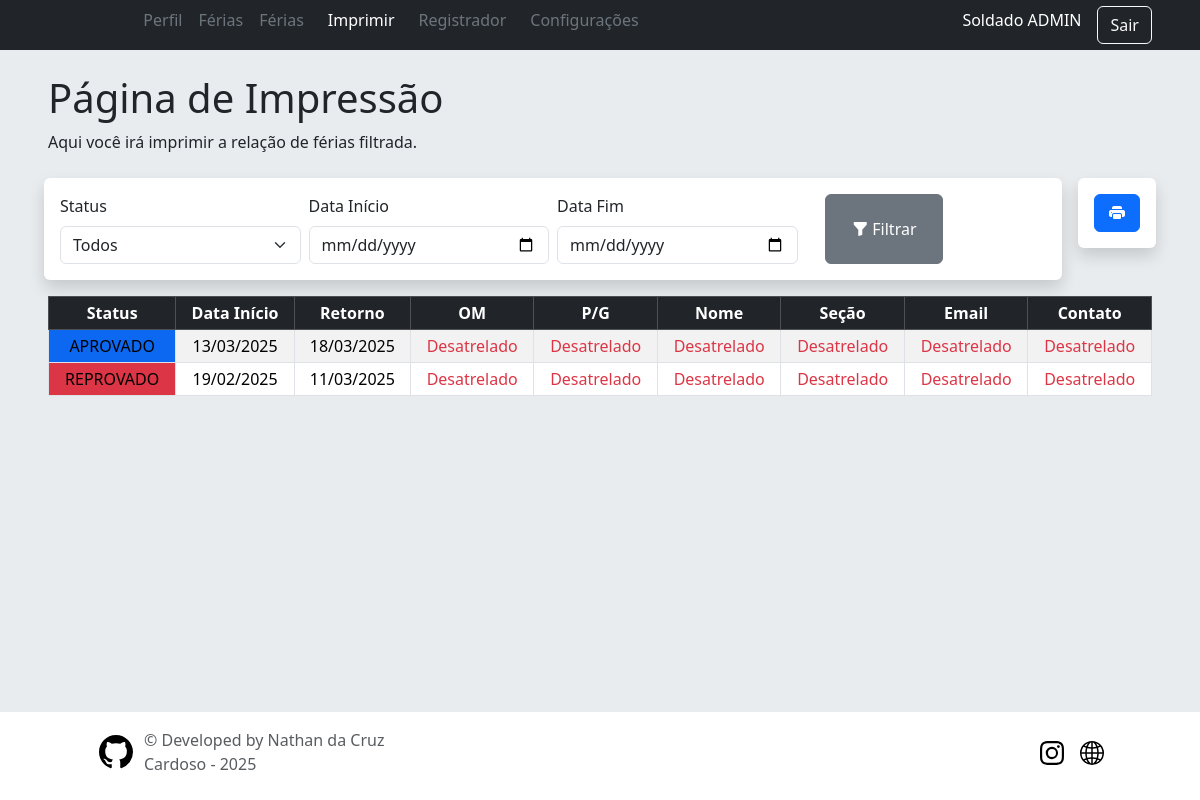
Before: /user/imprimir (signed in) with the older database file.
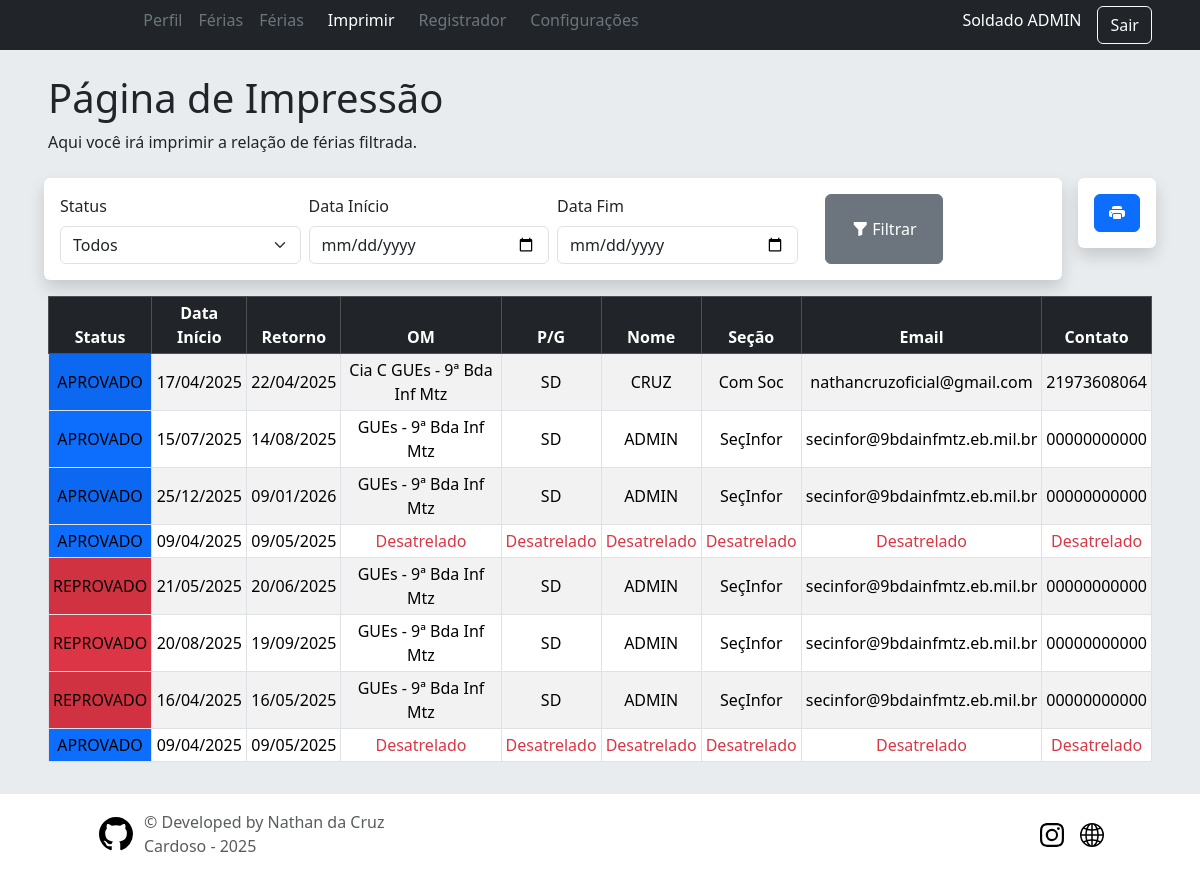
After: the same page with the newer database file.
### app/models/tables.py (models this page shows, shortened)
class Vacation(db.Model):
    __tablename__ = "vacations"
    id = db.Column(db.Integer, primary_key=True, nullable=False)
    data_inicio = db.Column(db.Date, nullable=False)
    data_fim = db.Column(db.Date, nullable=False)
    data_registro = db.Column(db.Date, nullable=False)
    data_retorno = db.Column(db.Date, nullable=False)
    destino = db.Column(db.String(30), nullable=False)
    motivo = db.Column(db.String(255))
    dias = db.Column(db.Integer, nullable=False)
    fg_users_id = db.Column(db.String(30), db.ForeignKey('users.military_id'), nullable=False)
    fg_states_id = db.Column(db.Integer, db.ForeignKey('states.id',ondelete='CASCADE'), nullable=False)
    user = db.relationship("User", back_populates='ferias')
    state = db.relationship("State", back_populates='ferias')

class State(db.Model):
    __tablename__ = 'states'
    id = db.Column(db.Integer, primary_key=True)
    abrev = db.Column(db.String(50), nullable=False)
    desc = db.Column(db.String(50), nullable=False)
    ferias = db.relationship("Vacation", back_populates='state')

class Organizacao(db.Model):
    __tablename__ = 'organizacoes'
    id = db.Column(db.Integer, primary_key=True)
    abrev = db.Column(db.String(50), nullable=False)
    name = db.Column(db.String(100), nullable=False)
    users = db.relationship("User",  back_populates='organizacao')

class Patente(db.Model):
    __tablename__ = 'patentes'
    id = db.Column(db.Integer, primary_key=True)
    abrev = db.Column(db.String(50), nullable=False)
    posto = db.Column(db.String(50), nullable=False)
    users = db.relationship("User",  back_populates='patente')

class User(db.Model, UserMixin):
    __tablename__ = "users"
    id = db.Column(db.Integer, primary_key=True, nullable=False)
    military_id = db.Column(db.String(30), unique=True, nullable=False)
    username = db.Column(db.String(30), nullable=False)
    password = db.Column(db.String(255), nullable=False)  # Aumentando o tamanho para suporte a hash
    nome_completo = db.Column(db.String(30), unique=True, nullable=False)
    nome_guerra = db.Column(db.String(30), nullable=False)
    data_nascimento = db.Column(db.Date, nullable=False)
    nivel = db.Column(db.Integer, nullable=False, default=0)
    dias_disp = db.Column(db.Integer, nullable=False)
    email = db.Column(db.String(30), unique=True, nullable=False)
    telefone = db.Column(db.String(30), unique=True, nullable=False)
    fg_secao_id = db.Column(db.Integer, db.ForeignKey('secoes.id'), nullable=False)
    fg_organization_id = db.Column(db.Integer, db.ForeignKey('organizacoes.id'), nullable=False)
    fg_patente_id = db.Column(db.Integer, db.ForeignKey('patentes.id'), nullable=False)
    patente = db.relationship("Patente",  back_populates='users')
    organizacao = db.relationship("Organizacao",  back_populates='users')
    secao = db.relationship("Secao",  back_populates='users')
    ferias = db.relationship("Vacation",  back_populates='user')

class Secao(db.Model):
    __tablename__ = 'secoes'
    id = db.Column(db.Integer, primary_key=True)
    section = db.Column(db.String(50), nullable=False)
    email = db.Column(db.String(100), nullable=False)
    users = db.relationship("User",  back_populates='secao')

### app/routes/user.py (the view)
@user_bp.route('/imprimir')
@required_level(2)
def imprimir():
    status = request.args.get("status")
    data_inicio = request.args.get("data_inicio")
    data_fim = request.args.get("data_fim")
    search = request.args.get("search")
    query = Vacation.query
    if status:
        query = query.join(State).filter(State.id == status)
    if data_inicio:
        query = query.filter(Vacation.data_inicio >= data_inicio)
    if data_fim:
        query = query.filter(Vacation.data_fim <= data_fim)
    if current_user.nivel == 3:
        vacations = query.options(joinedload(Vacation.user)).order_by(Vacation.id.desc()).all()
    elif current_user.nivel == 2:
        vacations = query.options(joinedload(Vacation.user)).order_by(Vacation.id.desc()).filter(User.fg_organization_id == current_user.fg_organization_id).all()
    return render_template("user/imprimir.html", vacations=vacations)

### app/controllers/home.py (called while the page is built)
@lm.user_loader
def load_user(user_id):
    return User.query.get(int(user_id))

### app/routes/user.py (called while the page is built)
@user_bp.before_request
@login_required
def require_login():
    pass

### app/templates/user/imprimir.html (shortened to what this page needs)
{% extends 'layouts/base.html' %}
{% block content %}
<h1>Página de Impressão</h1>
<p>Aqui você irá imprimir a relação de férias filtrada.</p>
<div class="row">
<div class="col-md-11 p-2">
  <div class="mb-2 bg-white shadow rounded-2 p-3 justify-content-between">
    <form method="GET" action="{{ url_for('user.imprimir') }}" class="row g-2">
      <div class="col-3">
        <label for="statusSelect" class="form-label">Status</label>
        <select id="statusSelect" name="status" class="form-select">
          <option value="">Todos</option>
        </select>
      </div>
      <div class="col-3">
        <label for="dataInicio" class="form-label">Data Início</label>
        <input type="date" id="dataInicio" name="data_inicio" class="form-control">
      </div>
      <div class="col-3">
        <label for="dataFim" class="form-label">Data Fim</label>
        <input type="date" id="dataFim" name="data_fim" class="form-control">
      </div>
      <div class="col-2 d-flex justify-content-center">
        <button type="submit" class="btn btn-secondary w-75"><i class="bi bi-funnel-fill"></i> Filtrar</button>
      </div>
    </form>
  </div>
</div>
<div class="col-md-1 p-2">
  <div class="mb-2 bg-white shadow rounded-2 p-3 d-flex">
    <a class="btn btn-primary w-100" href="{{ url_for('user.gerar_relatorio', **request.args) }}"><i class="bi bi-printer-fill"></i></a>
  </div>
</div>
  <div class="col-12">
    <table class="table table-sm table-striped table-hover table-bordered align-middle">
      <thead class="table-dark text-center sticky-top">
        <tr>
          <th scope="col">Status</th>
          <th scope="col">Data Início</th>
          <th scope="col">Retorno</th>
          <th scope="col">OM</th>
          <th scope="col">P/G</th>
          <th scope="col">Nome</th>
          <th scope="col">Seção</th>
          <th scope="col">Email</th>
          <th scope="col">Contato</th>
        </tr>
      </thead>
      <tbody id="userTable">
        {% for ferias in vacations %}
          <tr class="text-center">
            <td class="{{ 'bg-secondary' if ferias.state.id == 1 else
                        'bg-primary' if ferias.state.id == 2 else
                        'bg-danger' if ferias.state.id == 3 else
                        'bg-success' if ferias.state.id == 4 else
                        'bg-warning' if ferias.state.id == 5 else
                        'bg-secondary' }}">{{ ferias.state.desc }}</td>
            <td>{{ ferias.data_inicio.strftime('%d/%m/%Y') }}</td>
            <td>{{ ferias.data_retorno.strftime('%d/%m/%Y') }}</td>
            <td>{{ ferias.user.organizacao.name if ferias.user else "<span class='text-danger'>Desatrelado</span>" | safe }}</td>
            <td>{{ ferias.user.patente.abrev if ferias.user else "<span class='text-danger'>Desatrelado</span>" | safe }}</td>
            <td>{{ ferias.user.nome_guerra if ferias.user else "<span class='text-danger'>Desatrelado</span>" | safe }}</td>
            <td>{{ ferias.user.secao.section if ferias.user else "<span class='text-danger'>Desatrelado</span>" | safe }}</td>
            <td>{{ ferias.user.email if ferias.user else "<span class='text-danger'>Desatrelado</span>" | safe }}</td>
            <td>{{ ferias.user.telefone if ferias.user else "<span class='text-danger'>Desatrelado</span>" | safe }}</td>
          </tr>
        {% endfor %}
      </tbody>
    </table>
  </div>
</div>
{% endblock %}

Changed rows visible on the page:
removed Vacation: state.desc "APROVADO", data_inicio "13/03/2025", data_retorno "18/03/2025", user.organizacao "Desatrelado", user.patente "Desatrelado", user "Desatrelado", user.secao "Desatrelado"
removed Vacation: state.desc "REPROVADO", data_inicio "19/02/2025", data_retorno "11/03/2025", user.organizacao "Desatrelado", user.patente "Desatrelado", user "Desatrelado", user.secao "Desatrelado"
added Vacation: state.desc "APROVADO", data_inicio "17/04/2025", data_retorno "22/04/2025", user.organizacao "Cia C GUEs - 9ª Bda Inf Mtz", user.patente "SD", user "CRUZ", user.secao "Com Soc", user "nathancruzoficial@gmail.com", user "21973608064"
added Vacation: state.desc "APROVADO", data_inicio "15/07/2025", data_retorno "14/08/2025", user.organizacao "GUEs - 9ª Bda Inf Mtz", user.patente "SD", user "ADMIN", user.secao "SeçInfor", user "secinfor@9bdainfmtz.eb.mil.br", user "00000000000"
added Vacation: state.desc "APROVADO", data_inicio "25/12/2025", data_retorno "09/01/2026", user.organizacao "GUEs - 9ª Bda Inf Mtz", user.patente "SD", user "ADMIN", user.secao "SeçInfor", user "secinfor@9bdainfmtz.eb.mil.br", user "00000000000"
added Vacation: state.desc "APROVADO", data_inicio "09/04/2025", data_retorno "09/05/2025", user.organizacao "Desatrelado", user.patente "Desatrelado", user "Desatrelado", user.secao "Desatrelado"
added Vacation: state.desc "REPROVADO", data_inicio "21/05/2025", data_retorno "20/06/2025", user.organizacao "GUEs - 9ª Bda Inf Mtz", user.patente "SD", user "ADMIN", user.secao "SeçInfor", user "secinfor@9bdainfmtz.eb.mil.br", user "00000000000"
added Vacation: state.desc "REPROVADO", data_inicio "20/08/2025", data_retorno "19/09/2025", user.organizacao "GUEs - 9ª Bda Inf Mtz", user.patente "SD", user "ADMIN", user.secao "SeçInfor", user "secinfor@9bdainfmtz.eb.mil.br", user "00000000000"
added Vacation: state.desc "REPROVADO", data_inicio "16/04/2025", data_retorno "16/05/2025", user.organizacao "GUEs - 9ª Bda Inf Mtz", user.patente "SD", user "ADMIN", user.secao "SeçInfor", user "secinfor@9bdainfmtz.eb.mil.br", user "00000000000"
added Vacation: state.desc "APROVADO", data_inicio "09/04/2025", data_retorno "09/05/2025", user.organizacao "Desatrelado", user.patente "Desatrelado", user "Desatrelado", user.secao "Desatrelado"
